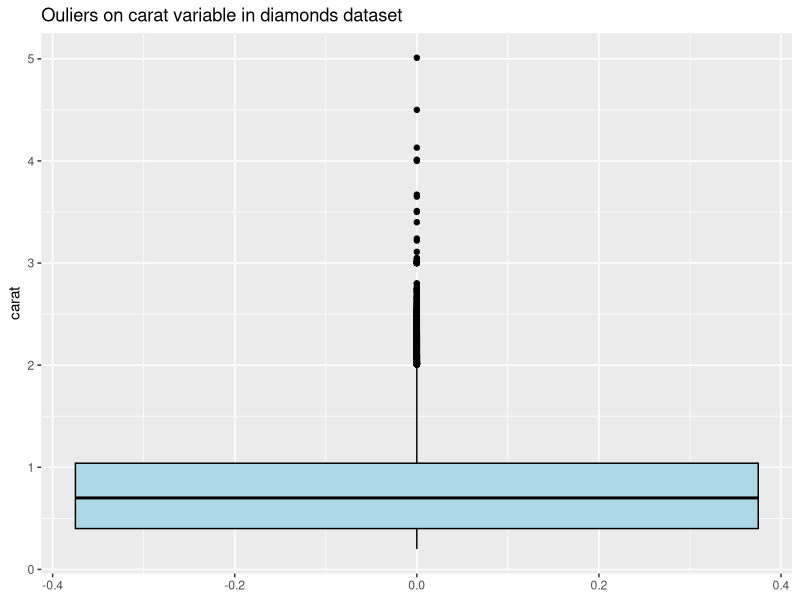
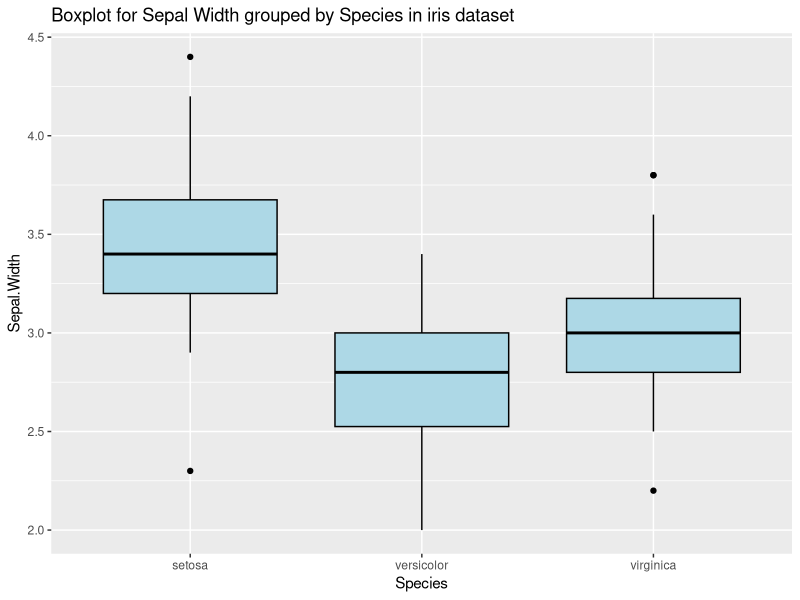
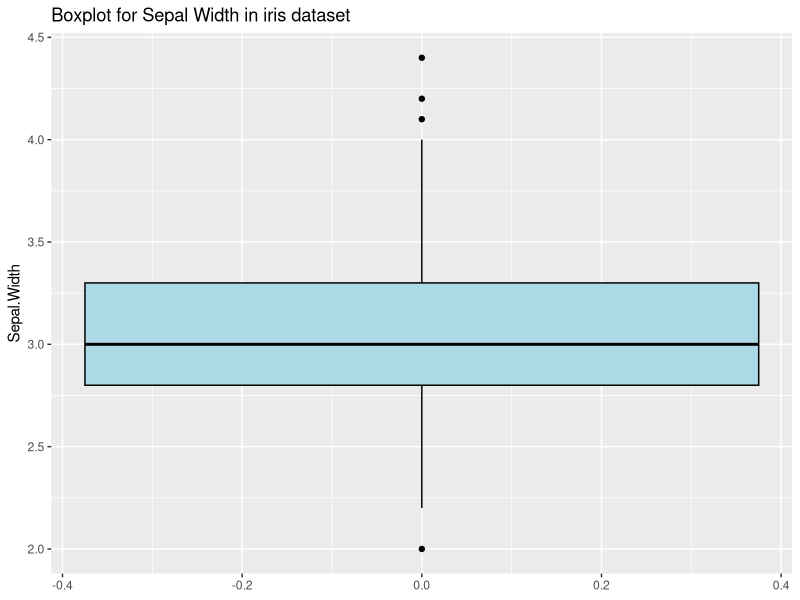
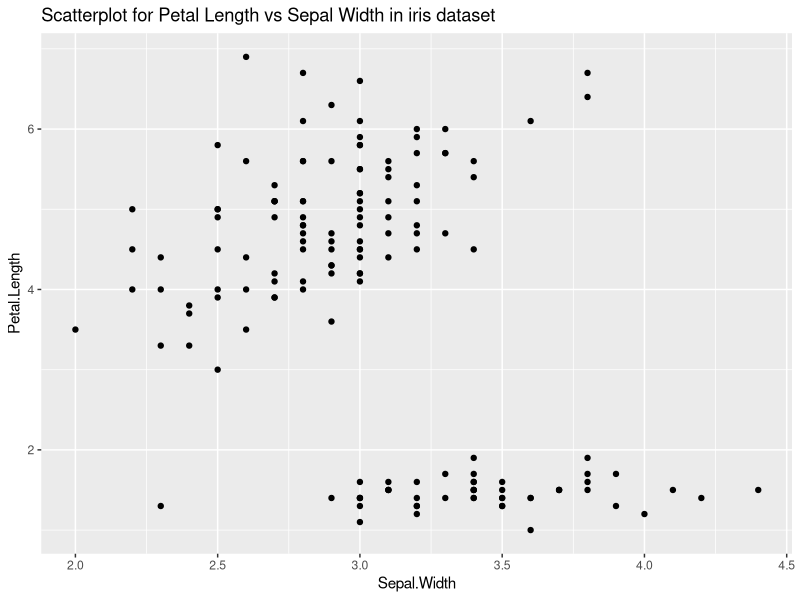
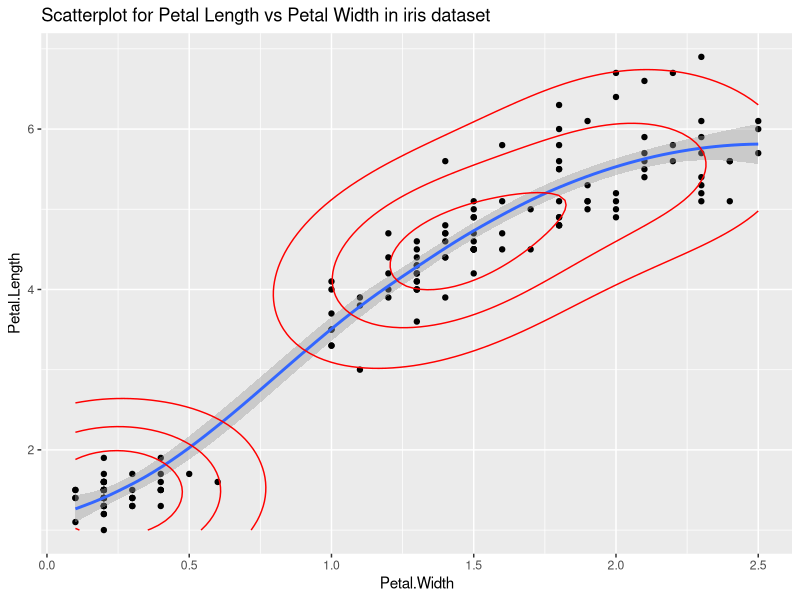
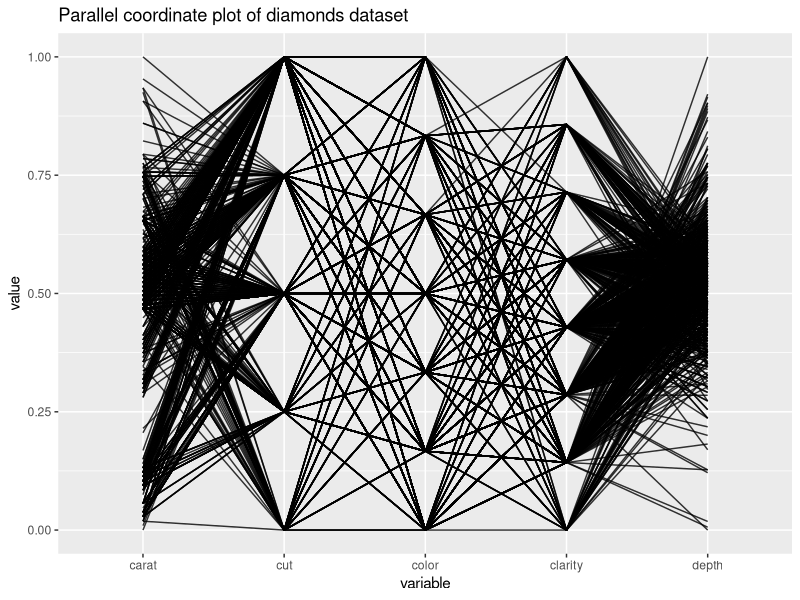
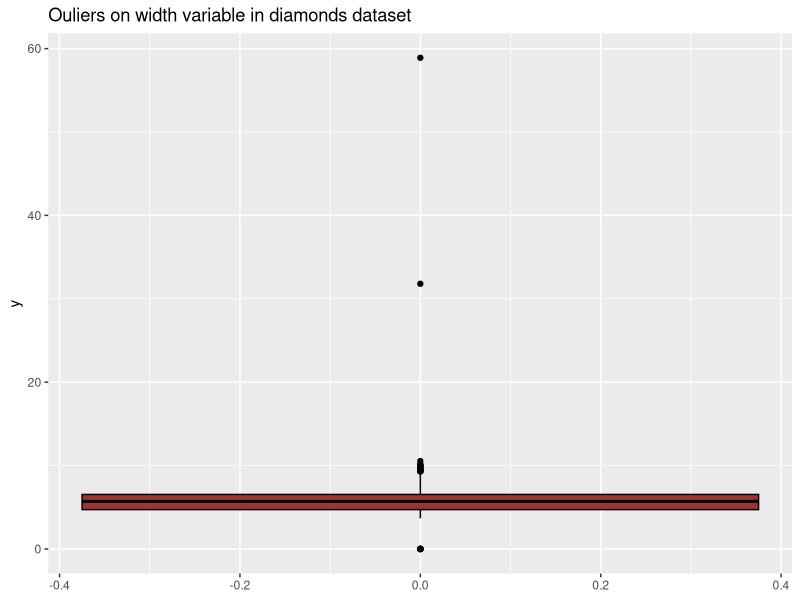
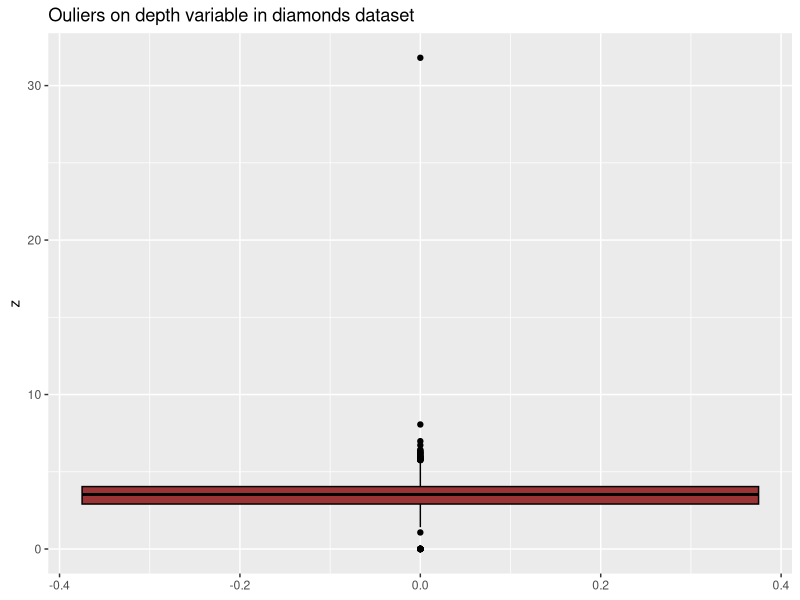

Write the R code that produced these figures, in order.
## ---- chunk 1

library(ggplot2)
library(tidyverse)
p <- ggplot(diamonds, aes(y=carat)) + 
  geom_boxplot(color="black", fill="lightblue") + 
  ggtitle("Ouliers on carat variable in diamonds dataset")
p

## ---- chunk 2

p <- ggplot(iris, aes(x=Species, y=Sepal.Width)) + 
  geom_boxplot(color="black", fill="lightblue") + 
  ggtitle("Boxplot for Sepal Width grouped by Species in iris dataset")
p
p <- ggplot(iris, aes(y=Sepal.Width)) + 
  geom_boxplot(color="black", fill="lightblue") + 
  ggtitle("Boxplot for Sepal Width in iris dataset")
p
## ---- chunk 3
ggplot(iris, aes(x=Sepal.Width, y=Petal.Length)) + 
  geom_point() +
  ggtitle("Scatterplot for Petal Length vs Sepal Width in iris dataset")

## ---- chunk 4
ggplot(iris, aes(x=Petal.Width, y=Petal.Length)) + 
  geom_point() + 
  geom_smooth() + 
  geom_density2d(col="red",bins=4) + 
  ggtitle("Scatterplot for Petal Length vs Petal Width in iris dataset")
## ---- chunk 5
library(GGally)
ggparcoord(diamonds[1:1000,], columns=1:5, scale="uniminmax", alpha=0.8) + 
  ggtitle("Parallel coordinate plot of diamonds dataset")
## ---- chunk 6
library(datasets)
#fluctile(HairEyeColor) from extracat package, no longer on CRAN
## ---- chunk 7
ggplot(diamonds, aes(y=y)) + 
  geom_boxplot(color="black", fill="#9B3535") + 
  ggtitle("Ouliers on width variable in diamonds dataset")
## ---- chunk 8
ggplot(diamonds, aes(y=z)) + 
  geom_boxplot(color="black", fill="#9B3535") + 
  ggtitle("Ouliers on depth variable in diamonds dataset")
## ---- chunk 9
ggplot(diamonds, aes(y, z)) + 
  geom_point(col = "#9B3535") + 
  xlab("width") + 
  ylab("depth")
## ---- chunk 10
d2 <- filter(diamonds, y > 2 & y < 11 & z > 1 & z < 8)
ggplot(d2, aes(y=y)) + 
  geom_boxplot(color="black", fill="lightblue") + 
  ggtitle("Ouliers on width variable in diamonds dataset")
## ---- chunk 11
d2 <- filter(diamonds, y > 2 & y < 11 & z > 1 & z < 8)
ggplot(d2, aes(y=z)) + 
  geom_boxplot(color="black", fill="lightblue") + 
  ggtitle("Ouliers on depth variable in diamonds dataset")
## ---- chunk 12
d2 <- filter(diamonds, y > 2 & y < 11 & z > 1 & z < 8)
ggplot(d2, aes(y, z)) + 
  geom_point(shape = 21, color = "darkGrey", fill = "lightBlue", stroke = 0.1) + 
  xlab("width") + 
  ylab("depth")
